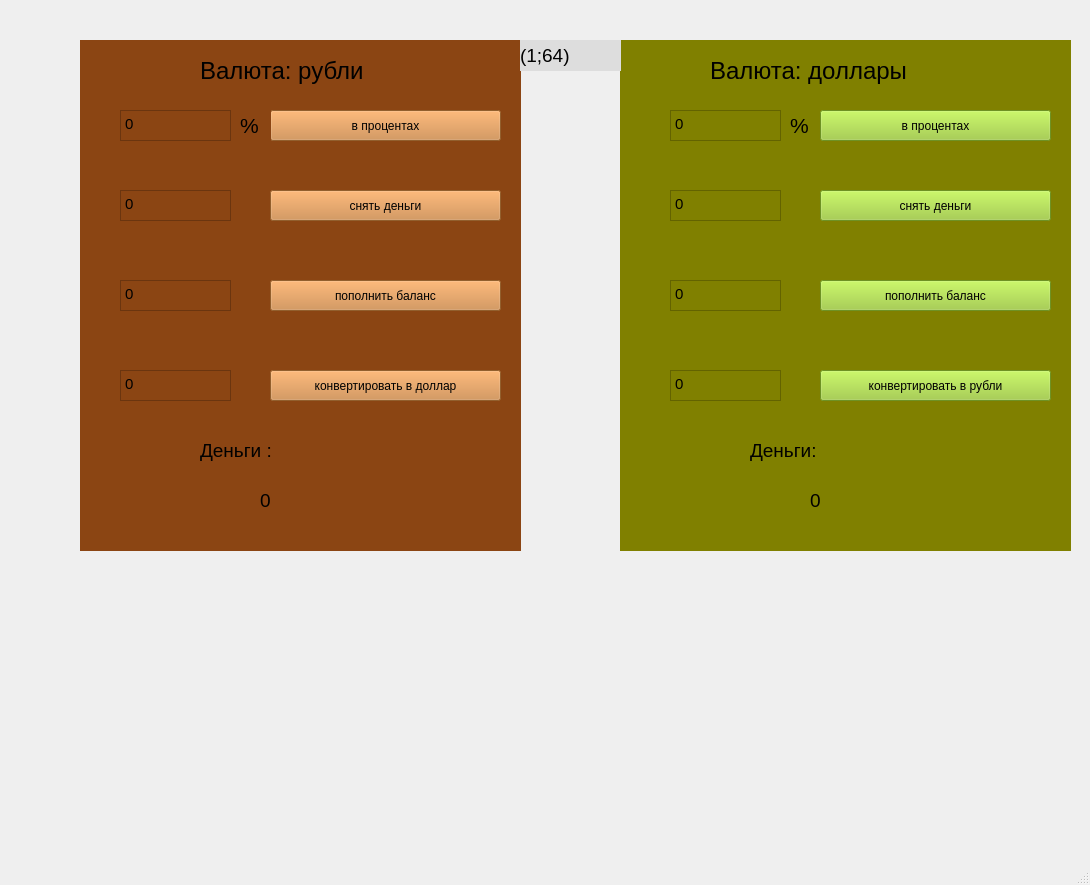
<?xml version="1.0" encoding="UTF-8"?>
<ui version="4.0">
 <class>MainWindow</class>
 <widget class="QMainWindow" name="MainWindow">
  <property name="geometry">
   <rect>
    <x>0</x>
    <y>0</y>
    <width>1090</width>
    <height>885</height>
   </rect>
  </property>
  <property name="windowTitle">
   <string>MainWindow</string>
  </property>
  <widget class="QWidget" name="centralwidget">
   <widget class="QWidget" name="widget" native="true">
    <property name="geometry">
     <rect>
      <x>80</x>
      <y>40</y>
      <width>441</width>
      <height>511</height>
     </rect>
    </property>
    <property name="styleSheet">
     <string notr="true">background-color: rgb(139, 69, 19);</string>
    </property>
    <widget class="QLabel" name="label">
     <property name="geometry">
      <rect>
       <x>120</x>
       <y>10</y>
       <width>231</width>
       <height>41</height>
      </rect>
     </property>
     <property name="font">
      <font>
       <pointsize>18</pointsize>
      </font>
     </property>
     <property name="styleSheet">
      <string notr="true">background-color: rgb(139, 69, 19);</string>
     </property>
     <property name="text">
      <string>Валюта: рубли</string>
     </property>
    </widget>
    <widget class="QWidget" name="widget_3" native="true">
     <property name="geometry">
      <rect>
       <x>0</x>
       <y>370</y>
       <width>441</width>
       <height>141</height>
      </rect>
     </property>
     <property name="styleSheet">
      <string notr="true">background-color: rgb(139, 69, 19);
background-color: rgb(139, 69, 19);</string>
     </property>
     <widget class="QLabel" name="label_3">
      <property name="geometry">
       <rect>
        <x>120</x>
        <y>0</y>
        <width>161</width>
        <height>81</height>
       </rect>
      </property>
      <property name="font">
       <font>
        <pointsize>14</pointsize>
       </font>
      </property>
      <property name="text">
       <string>Деньги : </string>
      </property>
     </widget>
     <widget class="QLabel" name="rubles">
      <property name="geometry">
       <rect>
        <x>180</x>
        <y>80</y>
        <width>221</width>
        <height>21</height>
       </rect>
      </property>
      <property name="font">
       <font>
        <pointsize>14</pointsize>
       </font>
      </property>
      <property name="text">
       <string>0</string>
      </property>
     </widget>
    </widget>
    <widget class="QPushButton" name="pushButton_0">
     <property name="geometry">
      <rect>
       <x>190</x>
       <y>70</y>
       <width>231</width>
       <height>31</height>
      </rect>
     </property>
     <property name="styleSheet">
      <string notr="true">background-color: rgb(205, 133, 63);</string>
     </property>
     <property name="text">
      <string>в процентах</string>
     </property>
    </widget>
    <widget class="QPushButton" name="pushButton_1">
     <property name="geometry">
      <rect>
       <x>190</x>
       <y>150</y>
       <width>231</width>
       <height>31</height>
      </rect>
     </property>
     <property name="styleSheet">
      <string notr="true">background-color: rgb(205, 133, 63);</string>
     </property>
     <property name="text">
      <string>снять деньги</string>
     </property>
    </widget>
    <widget class="QPushButton" name="pushButton_2">
     <property name="geometry">
      <rect>
       <x>190</x>
       <y>240</y>
       <width>231</width>
       <height>31</height>
      </rect>
     </property>
     <property name="styleSheet">
      <string notr="true">background-color: rgb(205, 133, 63);</string>
     </property>
     <property name="text">
      <string>пополнить баланс</string>
     </property>
    </widget>
    <widget class="QPushButton" name="pushButton_3">
     <property name="geometry">
      <rect>
       <x>190</x>
       <y>330</y>
       <width>231</width>
       <height>31</height>
      </rect>
     </property>
     <property name="styleSheet">
      <string notr="true">background-color: rgb(205, 133, 63);</string>
     </property>
     <property name="text">
      <string>конвертировать в доллар</string>
     </property>
    </widget>
    <widget class="QTextEdit" name="textEdit">
     <property name="geometry">
      <rect>
       <x>40</x>
       <y>70</y>
       <width>111</width>
       <height>31</height>
      </rect>
     </property>
     <property name="font">
      <font>
       <pointsize>11</pointsize>
      </font>
     </property>
     <property name="html">
      <string>&lt;!DOCTYPE HTML PUBLIC &quot;-//W3C//DTD HTML 4.0//EN&quot; &quot;http://www.w3.org/TR/REC-html40/strict.dtd&quot;&gt;
&lt;html&gt;&lt;head&gt;&lt;meta name=&quot;qrichtext&quot; content=&quot;1&quot; /&gt;&lt;style type=&quot;text/css&quot;&gt;
p, li { white-space: pre-wrap; }
&lt;/style&gt;&lt;/head&gt;&lt;body style=&quot; font-family:'MS Shell Dlg 2'; font-size:11pt; font-weight:400; font-style:normal;&quot;&gt;
&lt;p style=&quot; margin-top:0px; margin-bottom:0px; margin-left:0px; margin-right:0px; -qt-block-indent:0; text-indent:0px;&quot;&gt;0&lt;/p&gt;&lt;/body&gt;&lt;/html&gt;</string>
     </property>
    </widget>
    <widget class="QTextEdit" name="textEdit_2">
     <property name="geometry">
      <rect>
       <x>40</x>
       <y>150</y>
       <width>111</width>
       <height>31</height>
      </rect>
     </property>
     <property name="font">
      <font>
       <pointsize>11</pointsize>
      </font>
     </property>
     <property name="html">
      <string>&lt;!DOCTYPE HTML PUBLIC &quot;-//W3C//DTD HTML 4.0//EN&quot; &quot;http://www.w3.org/TR/REC-html40/strict.dtd&quot;&gt;
&lt;html&gt;&lt;head&gt;&lt;meta name=&quot;qrichtext&quot; content=&quot;1&quot; /&gt;&lt;style type=&quot;text/css&quot;&gt;
p, li { white-space: pre-wrap; }
&lt;/style&gt;&lt;/head&gt;&lt;body style=&quot; font-family:'MS Shell Dlg 2'; font-size:11pt; font-weight:400; font-style:normal;&quot;&gt;
&lt;p style=&quot; margin-top:0px; margin-bottom:0px; margin-left:0px; margin-right:0px; -qt-block-indent:0; text-indent:0px;&quot;&gt;0&lt;/p&gt;&lt;/body&gt;&lt;/html&gt;</string>
     </property>
    </widget>
    <widget class="QTextEdit" name="textEdit_3">
     <property name="geometry">
      <rect>
       <x>40</x>
       <y>240</y>
       <width>111</width>
       <height>31</height>
      </rect>
     </property>
     <property name="font">
      <font>
       <pointsize>11</pointsize>
      </font>
     </property>
     <property name="html">
      <string>&lt;!DOCTYPE HTML PUBLIC &quot;-//W3C//DTD HTML 4.0//EN&quot; &quot;http://www.w3.org/TR/REC-html40/strict.dtd&quot;&gt;
&lt;html&gt;&lt;head&gt;&lt;meta name=&quot;qrichtext&quot; content=&quot;1&quot; /&gt;&lt;style type=&quot;text/css&quot;&gt;
p, li { white-space: pre-wrap; }
&lt;/style&gt;&lt;/head&gt;&lt;body style=&quot; font-family:'MS Shell Dlg 2'; font-size:11pt; font-weight:400; font-style:normal;&quot;&gt;
&lt;p style=&quot; margin-top:0px; margin-bottom:0px; margin-left:0px; margin-right:0px; -qt-block-indent:0; text-indent:0px;&quot;&gt;0&lt;/p&gt;&lt;/body&gt;&lt;/html&gt;</string>
     </property>
    </widget>
    <widget class="QTextEdit" name="textEdit_4">
     <property name="geometry">
      <rect>
       <x>40</x>
       <y>330</y>
       <width>111</width>
       <height>31</height>
      </rect>
     </property>
     <property name="font">
      <font>
       <pointsize>11</pointsize>
      </font>
     </property>
     <property name="html">
      <string>&lt;!DOCTYPE HTML PUBLIC &quot;-//W3C//DTD HTML 4.0//EN&quot; &quot;http://www.w3.org/TR/REC-html40/strict.dtd&quot;&gt;
&lt;html&gt;&lt;head&gt;&lt;meta name=&quot;qrichtext&quot; content=&quot;1&quot; /&gt;&lt;style type=&quot;text/css&quot;&gt;
p, li { white-space: pre-wrap; }
&lt;/style&gt;&lt;/head&gt;&lt;body style=&quot; font-family:'MS Shell Dlg 2'; font-size:11pt; font-weight:400; font-style:normal;&quot;&gt;
&lt;p style=&quot; margin-top:0px; margin-bottom:0px; margin-left:0px; margin-right:0px; -qt-block-indent:0; text-indent:0px;&quot;&gt;0&lt;/p&gt;&lt;/body&gt;&lt;/html&gt;</string>
     </property>
    </widget>
    <widget class="QLabel" name="label_7">
     <property name="geometry">
      <rect>
       <x>160</x>
       <y>70</y>
       <width>31</width>
       <height>31</height>
      </rect>
     </property>
     <property name="font">
      <font>
       <pointsize>16</pointsize>
      </font>
     </property>
     <property name="text">
      <string>%</string>
     </property>
    </widget>
   </widget>
   <widget class="QWidget" name="widget_2" native="true">
    <property name="geometry">
     <rect>
      <x>620</x>
      <y>40</y>
      <width>451</width>
      <height>511</height>
     </rect>
    </property>
    <property name="styleSheet">
     <string notr="true">background-color: rgb(128, 128, 0);</string>
    </property>
    <widget class="QLabel" name="label_2">
     <property name="geometry">
      <rect>
       <x>90</x>
       <y>10</y>
       <width>251</width>
       <height>41</height>
      </rect>
     </property>
     <property name="font">
      <font>
       <pointsize>18</pointsize>
      </font>
     </property>
     <property name="styleSheet">
      <string notr="true">background-color: rgb(128, 128, 0);</string>
     </property>
     <property name="text">
      <string>Валюта: доллары</string>
     </property>
    </widget>
    <widget class="QWidget" name="widget_4" native="true">
     <property name="geometry">
      <rect>
       <x>0</x>
       <y>370</y>
       <width>441</width>
       <height>141</height>
      </rect>
     </property>
     <property name="styleSheet">
      <string notr="true">background-color: rgb(128, 128, 0);
background-color: rgb(128, 128, 0);</string>
     </property>
     <widget class="QLabel" name="label_5">
      <property name="geometry">
       <rect>
        <x>130</x>
        <y>20</y>
        <width>161</width>
        <height>41</height>
       </rect>
      </property>
      <property name="font">
       <font>
        <pointsize>14</pointsize>
       </font>
      </property>
      <property name="text">
       <string>Деньги: </string>
      </property>
     </widget>
     <widget class="QLabel" name="dollars">
      <property name="geometry">
       <rect>
        <x>190</x>
        <y>80</y>
        <width>211</width>
        <height>21</height>
       </rect>
      </property>
      <property name="font">
       <font>
        <pointsize>14</pointsize>
       </font>
      </property>
      <property name="text">
       <string>0</string>
      </property>
     </widget>
    </widget>
    <widget class="QPushButton" name="pushButton_5">
     <property name="geometry">
      <rect>
       <x>200</x>
       <y>150</y>
       <width>231</width>
       <height>31</height>
      </rect>
     </property>
     <property name="styleSheet">
      <string notr="true">background-color: rgb(154, 205, 50);</string>
     </property>
     <property name="text">
      <string>снять деньги</string>
     </property>
    </widget>
    <widget class="QPushButton" name="pushButton_6">
     <property name="geometry">
      <rect>
       <x>200</x>
       <y>240</y>
       <width>231</width>
       <height>31</height>
      </rect>
     </property>
     <property name="styleSheet">
      <string notr="true">background-color: rgb(154, 205, 50);</string>
     </property>
     <property name="text">
      <string>пополнить баланс</string>
     </property>
    </widget>
    <widget class="QPushButton" name="pushButton_7">
     <property name="geometry">
      <rect>
       <x>200</x>
       <y>330</y>
       <width>231</width>
       <height>31</height>
      </rect>
     </property>
     <property name="styleSheet">
      <string notr="true">background-color: rgb(154, 205, 50);</string>
     </property>
     <property name="text">
      <string>конвертировать в рубли</string>
     </property>
    </widget>
    <widget class="QTextEdit" name="textEdit_5">
     <property name="geometry">
      <rect>
       <x>50</x>
       <y>70</y>
       <width>111</width>
       <height>31</height>
      </rect>
     </property>
     <property name="font">
      <font>
       <pointsize>11</pointsize>
      </font>
     </property>
     <property name="html">
      <string>&lt;!DOCTYPE HTML PUBLIC &quot;-//W3C//DTD HTML 4.0//EN&quot; &quot;http://www.w3.org/TR/REC-html40/strict.dtd&quot;&gt;
&lt;html&gt;&lt;head&gt;&lt;meta name=&quot;qrichtext&quot; content=&quot;1&quot; /&gt;&lt;style type=&quot;text/css&quot;&gt;
p, li { white-space: pre-wrap; }
&lt;/style&gt;&lt;/head&gt;&lt;body style=&quot; font-family:'MS Shell Dlg 2'; font-size:11pt; font-weight:400; font-style:normal;&quot;&gt;
&lt;p style=&quot; margin-top:0px; margin-bottom:0px; margin-left:0px; margin-right:0px; -qt-block-indent:0; text-indent:0px;&quot;&gt;0&lt;/p&gt;&lt;/body&gt;&lt;/html&gt;</string>
     </property>
    </widget>
    <widget class="QTextEdit" name="textEdit_6">
     <property name="geometry">
      <rect>
       <x>50</x>
       <y>150</y>
       <width>111</width>
       <height>31</height>
      </rect>
     </property>
     <property name="font">
      <font>
       <pointsize>11</pointsize>
      </font>
     </property>
     <property name="html">
      <string>&lt;!DOCTYPE HTML PUBLIC &quot;-//W3C//DTD HTML 4.0//EN&quot; &quot;http://www.w3.org/TR/REC-html40/strict.dtd&quot;&gt;
&lt;html&gt;&lt;head&gt;&lt;meta name=&quot;qrichtext&quot; content=&quot;1&quot; /&gt;&lt;style type=&quot;text/css&quot;&gt;
p, li { white-space: pre-wrap; }
&lt;/style&gt;&lt;/head&gt;&lt;body style=&quot; font-family:'MS Shell Dlg 2'; font-size:11pt; font-weight:400; font-style:normal;&quot;&gt;
&lt;p style=&quot; margin-top:0px; margin-bottom:0px; margin-left:0px; margin-right:0px; -qt-block-indent:0; text-indent:0px;&quot;&gt;0&lt;/p&gt;&lt;/body&gt;&lt;/html&gt;</string>
     </property>
    </widget>
    <widget class="QTextEdit" name="textEdit_7">
     <property name="geometry">
      <rect>
       <x>50</x>
       <y>240</y>
       <width>111</width>
       <height>31</height>
      </rect>
     </property>
     <property name="font">
      <font>
       <pointsize>11</pointsize>
      </font>
     </property>
     <property name="html">
      <string>&lt;!DOCTYPE HTML PUBLIC &quot;-//W3C//DTD HTML 4.0//EN&quot; &quot;http://www.w3.org/TR/REC-html40/strict.dtd&quot;&gt;
&lt;html&gt;&lt;head&gt;&lt;meta name=&quot;qrichtext&quot; content=&quot;1&quot; /&gt;&lt;style type=&quot;text/css&quot;&gt;
p, li { white-space: pre-wrap; }
&lt;/style&gt;&lt;/head&gt;&lt;body style=&quot; font-family:'MS Shell Dlg 2'; font-size:11pt; font-weight:400; font-style:normal;&quot;&gt;
&lt;p style=&quot; margin-top:0px; margin-bottom:0px; margin-left:0px; margin-right:0px; -qt-block-indent:0; text-indent:0px;&quot;&gt;0&lt;/p&gt;&lt;/body&gt;&lt;/html&gt;</string>
     </property>
    </widget>
    <widget class="QTextEdit" name="textEdit_8">
     <property name="geometry">
      <rect>
       <x>50</x>
       <y>330</y>
       <width>111</width>
       <height>31</height>
      </rect>
     </property>
     <property name="font">
      <font>
       <pointsize>11</pointsize>
      </font>
     </property>
     <property name="html">
      <string>&lt;!DOCTYPE HTML PUBLIC &quot;-//W3C//DTD HTML 4.0//EN&quot; &quot;http://www.w3.org/TR/REC-html40/strict.dtd&quot;&gt;
&lt;html&gt;&lt;head&gt;&lt;meta name=&quot;qrichtext&quot; content=&quot;1&quot; /&gt;&lt;style type=&quot;text/css&quot;&gt;
p, li { white-space: pre-wrap; }
&lt;/style&gt;&lt;/head&gt;&lt;body style=&quot; font-family:'MS Shell Dlg 2'; font-size:11pt; font-weight:400; font-style:normal;&quot;&gt;
&lt;p style=&quot; margin-top:0px; margin-bottom:0px; margin-left:0px; margin-right:0px; -qt-block-indent:0; text-indent:0px;&quot;&gt;0&lt;/p&gt;&lt;/body&gt;&lt;/html&gt;</string>
     </property>
    </widget>
    <widget class="QLabel" name="label_8">
     <property name="geometry">
      <rect>
       <x>170</x>
       <y>70</y>
       <width>31</width>
       <height>31</height>
      </rect>
     </property>
     <property name="font">
      <font>
       <pointsize>16</pointsize>
      </font>
     </property>
     <property name="text">
      <string>%</string>
     </property>
    </widget>
    <widget class="QPushButton" name="pushButton_4">
     <property name="geometry">
      <rect>
       <x>200</x>
       <y>70</y>
       <width>231</width>
       <height>31</height>
      </rect>
     </property>
     <property name="styleSheet">
      <string notr="true">background-color: rgb(154, 205, 50);</string>
     </property>
     <property name="text">
      <string>в процентах</string>
     </property>
    </widget>
   </widget>
   <widget class="QLabel" name="label_4">
    <property name="geometry">
     <rect>
      <x>520</x>
      <y>40</y>
      <width>101</width>
      <height>31</height>
     </rect>
    </property>
    <property name="font">
     <font>
      <pointsize>14</pointsize>
     </font>
    </property>
    <property name="styleSheet">
     <string notr="true">background-color: rgb(221, 221, 221);</string>
    </property>
    <property name="text">
     <string>(1;64)</string>
    </property>
   </widget>
  </widget>
  <widget class="QMenuBar" name="menubar">
   <property name="geometry">
    <rect>
     <x>0</x>
     <y>0</y>
     <width>1090</width>
     <height>26</height>
    </rect>
   </property>
  </widget>
  <widget class="QStatusBar" name="statusbar"/>
 </widget>
 <resources/>
 <connections/>
</ui>
